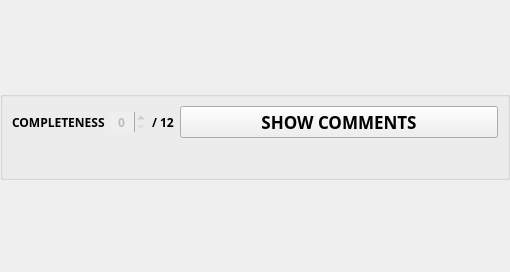
<?xml version="1.0" encoding="UTF-8"?>
<ui version="4.0">
 <class>CriterionGradeCard</class>
 <widget class="QWidget" name="CriterionGradeCard">
  <property name="geometry">
   <rect>
    <x>0</x>
    <y>0</y>
    <width>510</width>
    <height>272</height>
   </rect>
  </property>
  <property name="sizePolicy">
   <sizepolicy hsizetype="Preferred" vsizetype="Preferred">
    <horstretch>0</horstretch>
    <verstretch>0</verstretch>
   </sizepolicy>
  </property>
  <property name="font">
   <font>
    <weight>75</weight>
    <bold>true</bold>
   </font>
  </property>
  <property name="windowTitle">
   <string>Form</string>
  </property>
  <property name="styleSheet">
   <string notr="true">#show_comments {
	padding: 0px;
	margin: 0px;
	font-weight: bold;
     background: transparent;
     border: none;
}
    
#out_of {
	color:gray;
}

#grade {
	text-align:center;
	background:white;
	border-radius: 3px;
}

#comments_container {
	padding: 10px;
	background: #232730;
	border-radius: 3px;
}

#comments_container&gt;QLabel {
	color:white;
	text-align: center;
}</string>
  </property>
  <layout class="QGridLayout" name="gridLayout">
   <property name="leftMargin">
    <number>0</number>
   </property>
   <property name="topMargin">
    <number>0</number>
   </property>
   <property name="rightMargin">
    <number>0</number>
   </property>
   <property name="bottomMargin">
    <number>0</number>
   </property>
   <item row="0" column="0">
    <widget class="QGroupBox" name="criterion">
     <property name="sizePolicy">
      <sizepolicy hsizetype="Preferred" vsizetype="Fixed">
       <horstretch>0</horstretch>
       <verstretch>0</verstretch>
      </sizepolicy>
     </property>
     <property name="maximumSize">
      <size>
       <width>16777215</width>
       <height>16777215</height>
      </size>
     </property>
     <property name="font">
      <font>
       <family>Avenir</family>
       <weight>75</weight>
       <bold>true</bold>
      </font>
     </property>
     <property name="title">
      <string/>
     </property>
     <property name="alignment">
      <set>Qt::AlignLeading|Qt::AlignLeft|Qt::AlignTop</set>
     </property>
     <property name="flat">
      <bool>true</bool>
     </property>
     <layout class="QVBoxLayout" name="verticalLayout">
      <item>
       <layout class="QHBoxLayout" name="horizontal_layout_2">
        <item>
         <widget class="QLabel" name="title">
          <property name="sizePolicy">
           <sizepolicy hsizetype="Fixed" vsizetype="Preferred">
            <horstretch>0</horstretch>
            <verstretch>0</verstretch>
           </sizepolicy>
          </property>
          <property name="font">
           <font>
            <weight>75</weight>
            <bold>true</bold>
           </font>
          </property>
          <property name="text">
           <string>COMPLETENESS</string>
          </property>
         </widget>
        </item>
        <item>
         <widget class="QSpinBox" name="grade">
          <property name="enabled">
           <bool>false</bool>
          </property>
          <property name="sizePolicy">
           <sizepolicy hsizetype="Fixed" vsizetype="Fixed">
            <horstretch>0</horstretch>
            <verstretch>0</verstretch>
           </sizepolicy>
          </property>
          <property name="wrapping">
           <bool>false</bool>
          </property>
          <property name="frame">
           <bool>false</bool>
          </property>
          <property name="alignment">
           <set>Qt::AlignCenter</set>
          </property>
          <property name="buttonSymbols">
           <enum>QAbstractSpinBox::UpDownArrows</enum>
          </property>
          <property name="accelerated">
           <bool>false</bool>
          </property>
          <property name="showGroupSeparator" stdset="0">
           <bool>false</bool>
          </property>
          <property name="value">
           <number>0</number>
          </property>
         </widget>
        </item>
        <item>
         <widget class="QLabel" name="out_of">
          <property name="sizePolicy">
           <sizepolicy hsizetype="Fixed" vsizetype="Preferred">
            <horstretch>0</horstretch>
            <verstretch>0</verstretch>
           </sizepolicy>
          </property>
          <property name="text">
           <string>/ 12</string>
          </property>
         </widget>
        </item>
        <item>
         <spacer name="spacer">
          <property name="orientation">
           <enum>Qt::Horizontal</enum>
          </property>
          <property name="sizeType">
           <enum>QSizePolicy::Preferred</enum>
          </property>
          <property name="sizeHint" stdset="0">
           <size>
            <width>0</width>
            <height>20</height>
           </size>
          </property>
         </spacer>
        </item>
        <item>
         <widget class="QPushButton" name="show_comments">
          <property name="font">
           <font>
            <pointsize>13</pointsize>
            <weight>75</weight>
            <bold>true</bold>
           </font>
          </property>
          <property name="cursor">
           <cursorShape>PointingHandCursor</cursorShape>
          </property>
          <property name="text">
           <string>SHOW COMMENTS</string>
          </property>
         </widget>
        </item>
       </layout>
      </item>
      <item>
       <layout class="QVBoxLayout" name="children"/>
      </item>
      <item>
       <widget class="QWidget" name="comments_container" native="true">
        <property name="sizePolicy">
         <sizepolicy hsizetype="Preferred" vsizetype="Preferred">
          <horstretch>0</horstretch>
          <verstretch>0</verstretch>
         </sizepolicy>
        </property>
        <layout class="QVBoxLayout" name="comments_container_layout">
         <property name="leftMargin">
          <number>12</number>
         </property>
         <property name="topMargin">
          <number>12</number>
         </property>
         <property name="rightMargin">
          <number>12</number>
         </property>
         <property name="bottomMargin">
          <number>12</number>
         </property>
        </layout>
       </widget>
      </item>
     </layout>
    </widget>
   </item>
  </layout>
 </widget>
 <resources/>
 <connections/>
</ui>
